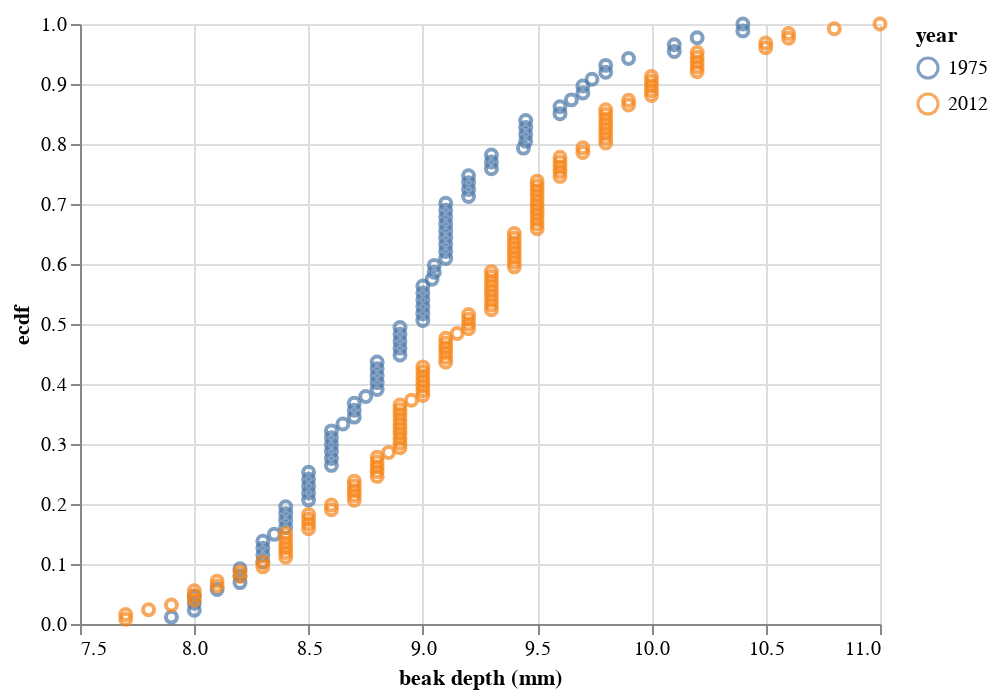

The cell this chart's notebook holds for it:
### Code cell
df['ecdf'] = df.groupby('year').transform(bootcamp_utils.ecdf_y)

alt.Chart(df
        ).mark_point(
        ).encode(
            x=alt.X('beak depth (mm):Q',scale=alt.Scale(zero=False)),
            y='ecdf:Q',
            color='year:N')

### Figure 1 — Vega-Lite specification as saved in the notebook (floating-point values rounded to 4 significant figures; data arrays with more than 128 entries replaced by an {"elided": "..."} marker saying what was removed)
{"$schema": "https://vega.github.io/schema/vega-lite/v2.4.3.json", "config": {"view": {"height": 300, "width": 400}}, "data": {"values": {"elided": "213 records"}}, "encoding": {"color": {"field": "year", "type": "nominal"}, "x": {"field": "beak depth (mm)", "scale": {"zero": false}, "type": "quantitative"}, "y": {"field": "ecdf", "type": "quantitative"}}, "mark": "point"}
